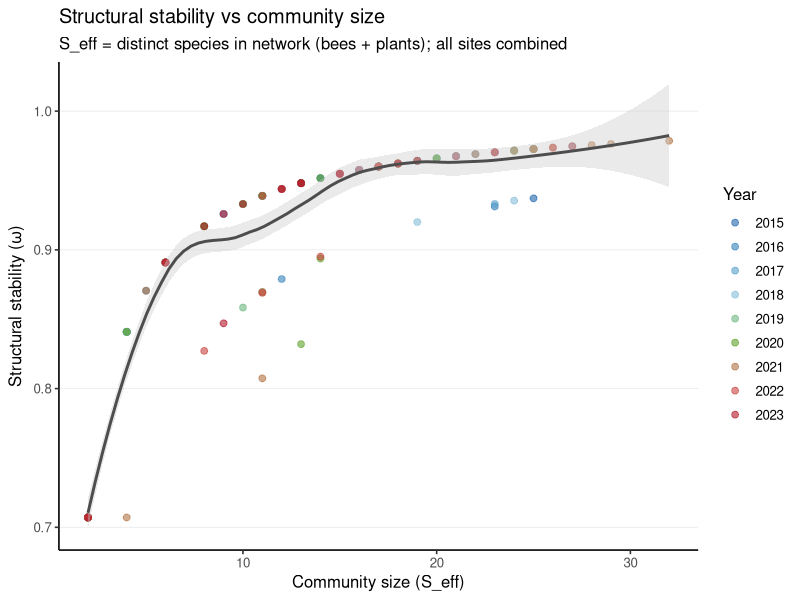
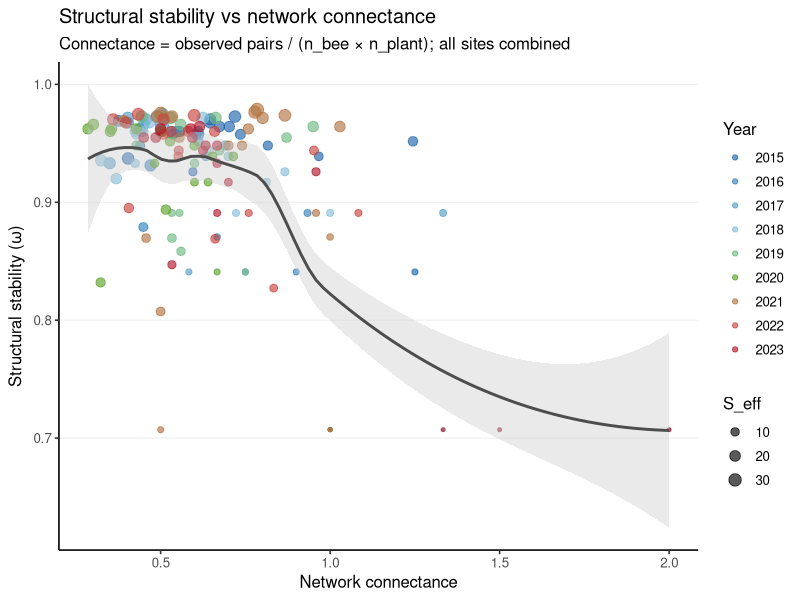
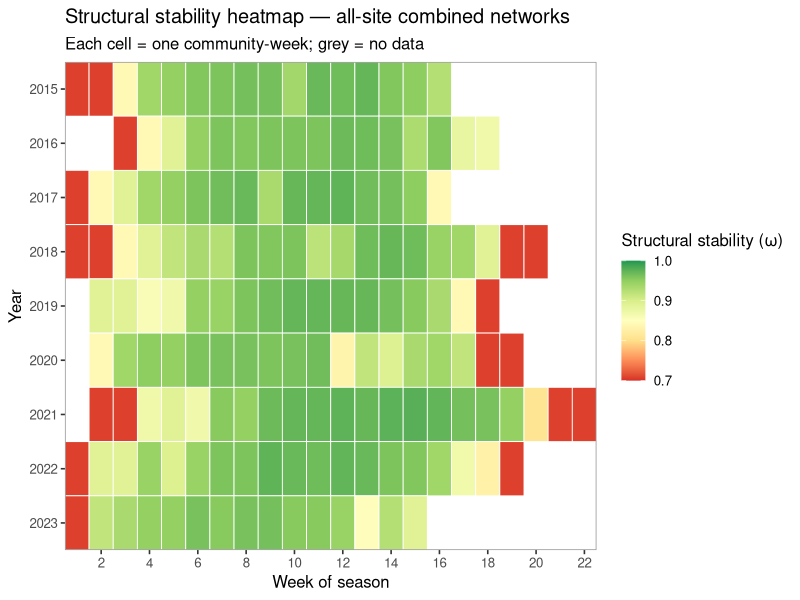
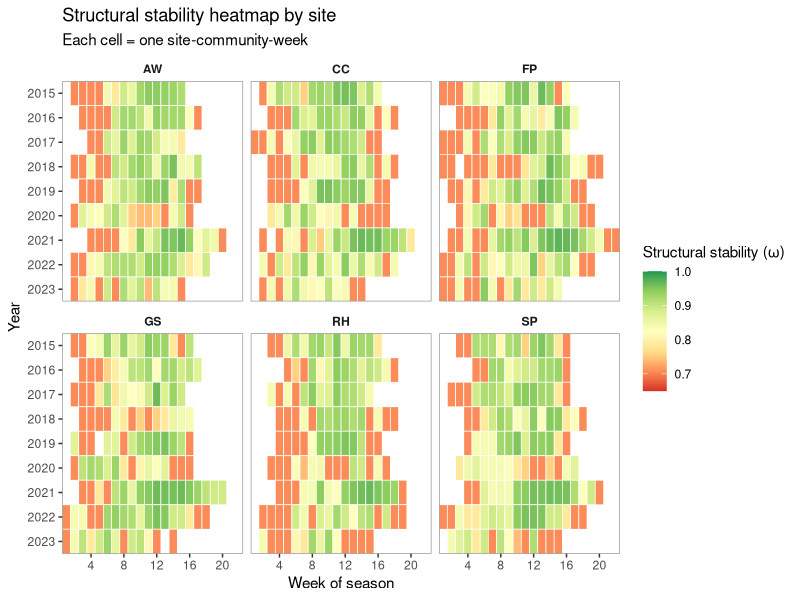
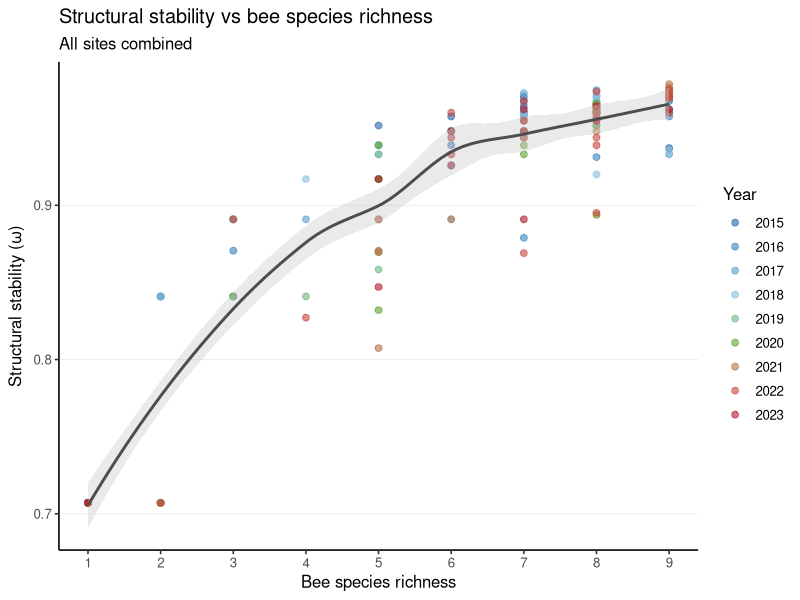
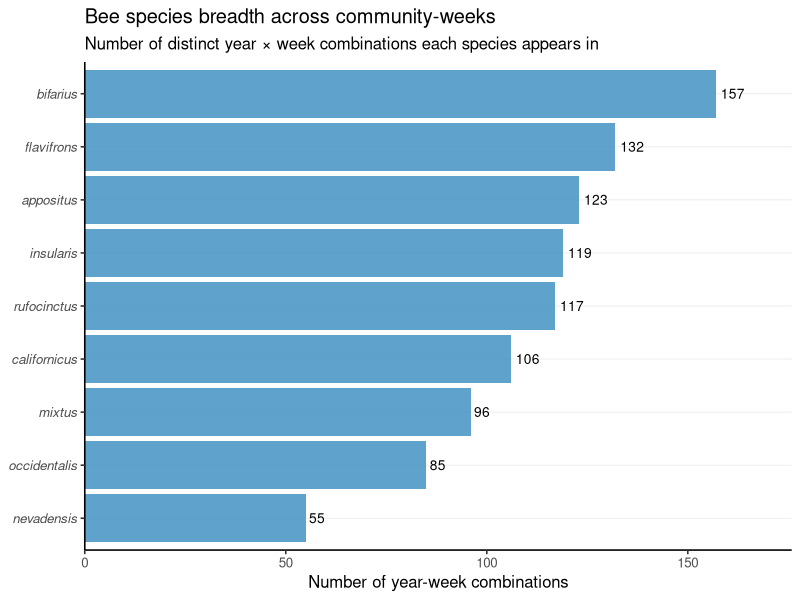
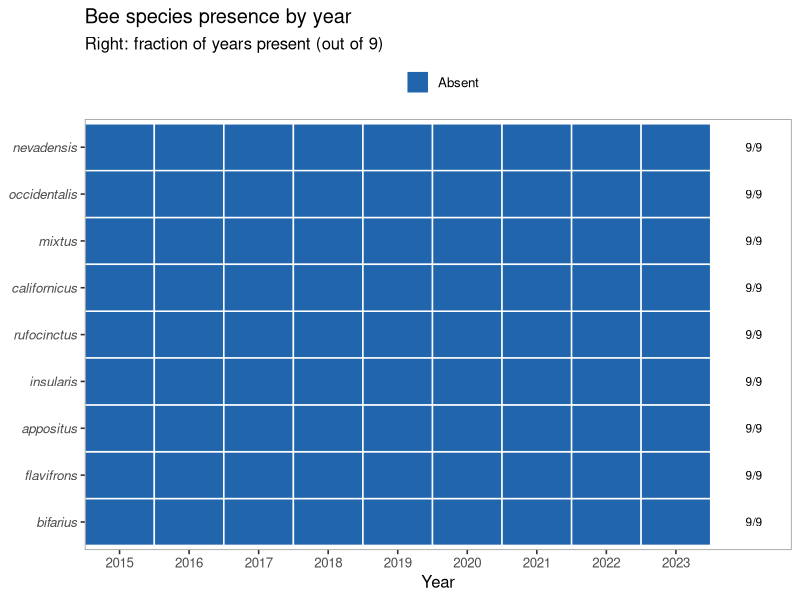
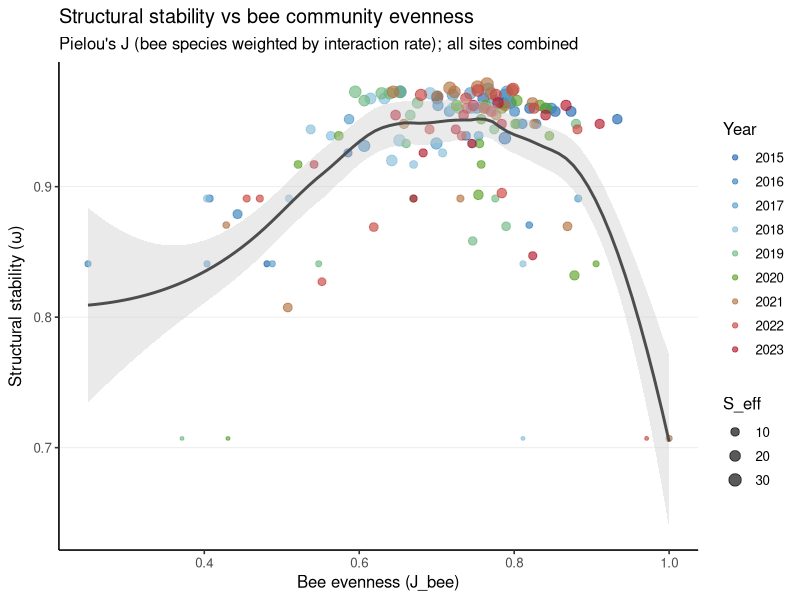

The R script that drew these images, in order:
# analysis/00_exploration/02_exploratory_omega.R
# Exploratory analyses relating ω to network structure, species composition,
# and temporal patterns. Not hypothesis-testing — these are for pattern discovery.
#
# Plots:
#   01_omega_vs_richness.png        — ω ~ community size (S_eff), loess by guild
#   02_omega_vs_connectance.png     — ω ~ connectance, colored by year
#   03_omega_heatmap.png            — week × year heatmap of ω (combined)
#   04_omega_heatmap_site.png       — week × year heatmap per site
#   05_omega_vs_bee_richness.png    — ω ~ bee species richness
#   06_omega_species_profiles.png   — per-bee-species contribution to community-weeks
#   07_peak_week_trend.png          — combined + site peak week vs year scatter
#   08_omega_vs_evenness.png        — ω ~ bee evenness (J_bee)
#   09_omega_vs_total_interactions.png — ω ~ total interaction rate
#   10_site_year_heatmap.png        — mean ω heatmap: site × year
#
# Inputs:  data/processed/omega_combined.csv
#          data/processed/omega_site.csv
#          data/processed/interactions_long.csv
# Outputs: figs/00_exploration/*.png

library(readr)
library(dplyr)
library(tidyr)
library(ggplot2)

omega_comb <- read_csv("data/processed/omega_combined.csv", show_col_types = FALSE)
omega_site <- read_csv("data/processed/omega_site.csv", show_col_types = FALSE) |>
  mutate(site = factor(site, levels = c("AW", "CC", "FP", "GS", "RH", "SP")))
interactions <- read_csv("data/processed/interactions_long.csv", show_col_types = FALSE)

dir.create("figs/00_exploration", showWarnings = FALSE, recursive = TRUE)

# ── Shared aesthetics ─────────────────────────────────────────────────────────

year_colors <- setNames(
  colorRampPalette(c("#2166ac", "#4393c3", "#92c5de", "#4dac26", "#d6604d", "#b2182b"))(9),
  as.character(2015:2023)
)

base_theme <- theme_classic(base_size = 12) +
  theme(
    panel.grid.major.y = element_line(color = "grey92", linewidth = 0.3),
    strip.background   = element_blank(),
    strip.text         = element_text(face = "bold", size = 10)
  )

omega_label <- expression(paste("Structural stability (", italic(omega), ")"))

# ── Build joined descriptor table ─────────────────────────────────────────────

shannon <- function(x) {
  p <- x / sum(x)
  p <- p[p > 0]
  -sum(p * log(p))
}

desc_site <- interactions |>
  group_by(site.code, year, week) |>
  summarise(
    n_bee          = n_distinct(species),
    n_plant        = n_distinct(plant.species),
    total_rate     = sum(interaction_rate),
    n_pairs        = n(),
    H_bee          = shannon(tapply(interaction_rate, species, sum)),
    .groups = "drop"
  ) |>
  mutate(
    J_bee       = if_else(n_bee > 1, H_bee / log(n_bee), NA_real_),
    connectance = n_pairs / (n_bee * n_plant)
  ) |>
  rename(site = site.code)

# Site-level omega joined with descriptors
omega_site_desc <- omega_site |>
  left_join(desc_site, by = c("site", "year", "week"))

# Combined-level descriptors (pooled across sites per year-week)
desc_comb <- interactions |>
  group_by(year, week) |>
  summarise(
    n_bee       = n_distinct(species),
    n_plant     = n_distinct(plant.species),
    total_rate  = sum(interaction_rate),
    n_pairs     = n(),
    H_bee       = shannon(tapply(interaction_rate, species, sum)),
    .groups = "drop"
  ) |>
  mutate(
    J_bee       = if_else(n_bee > 1, H_bee / log(n_bee), NA_real_),
    connectance = n_pairs / (n_bee * n_plant)
  )

omega_comb_desc <- omega_comb |>
  left_join(
    select(desc_comb, year, week, total_rate, H_bee, J_bee, connectance),
    by = c("year", "week")
  )

# ── 1. ω vs community size (S_eff) ───────────────────────────────────────────
# Are large communities more or less feasible than small ones?
# Expect ω to rise with S_eff then flatten; early/late-season small communities
# should anchor the lower left.

p1 <- ggplot(omega_comb, aes(x = S_eff, y = omega)) +
  geom_point(aes(color = factor(year)), size = 2, alpha = 0.6) +
  geom_smooth(method = "loess", se = TRUE, color = "grey30", fill = "grey80",
              linewidth = 1.0, span = 0.5) +
  scale_color_manual(values = year_colors, name = "Year") +
  labs(
    title    = "Structural stability vs community size",
    subtitle = "S_eff = distinct species in network (bees + plants); all sites combined",
    x        = "Community size (S_eff)",
    y        = omega_label
  ) +
  base_theme

ggsave("figs/00_exploration/02a_omega_vs_community_size.png",
       p1, width = 9, height = 5, dpi = 150)

# ── 2. ω vs connectance ───────────────────────────────────────────────────────
# More connected networks — does that help or hurt feasibility?

p2 <- ggplot(omega_comb_desc, aes(x = connectance, y = omega)) +
  geom_point(aes(color = factor(year), size = S_eff), alpha = 0.65) +
  geom_smooth(method = "loess", se = TRUE, color = "grey30", fill = "grey80",
              linewidth = 1.0, span = 0.6) +
  scale_color_manual(values = year_colors, name = "Year") +
  scale_size_continuous(range = c(1, 4), name = "S_eff") +
  labs(
    title    = "Structural stability vs network connectance",
    subtitle = "Connectance = observed pairs / (n_bee × n_plant); all sites combined",
    x        = "Network connectance",
    y        = omega_label
  ) +
  base_theme

ggsave("figs/00_exploration/02b_omega_vs_connectance.png",
       p2, width = 10, height = 5, dpi = 150)

# ── 3. Week × year heatmap (combined) ─────────────────────────────────────────
# The simplest full-data summary: every cell = one network.
# Reveals which year-weeks are missing and where the high-ω season core is.

heat_data <- omega_comb |>
  mutate(year = factor(year, levels = rev(2015:2023)))

p3 <- ggplot(heat_data, aes(x = week, y = year, fill = omega)) +
  geom_tile(color = "white", linewidth = 0.3) +
  scale_fill_distiller(palette = "RdYlGn", direction = 1,
                       limits = c(0.7, 1.0), oob = scales::squish,
                       name = omega_label) +
  scale_x_continuous(breaks = seq(2, 22, 2), expand = c(0, 0)) +
  scale_y_discrete(expand = c(0, 0)) +
  labs(
    title    = "Structural stability heatmap — all-site combined networks",
    subtitle = "Each cell = one community-week; grey = no data",
    x        = "Week of season",
    y        = "Year"
  ) +
  theme_classic(base_size = 12) +
  theme(
    legend.position  = "right",
    panel.border     = element_rect(fill = NA, color = "grey60"),
    axis.line        = element_blank()
  )

ggsave("figs/00_exploration/02c_omega_heatmap_combined.png",
       p3, width = 11, height = 5, dpi = 150)

# ── 4. Week × year heatmap per site ──────────────────────────────────────────

heat_site <- omega_site |>
  mutate(year_f = factor(year, levels = rev(2015:2023)))

p4 <- ggplot(heat_site, aes(x = week, y = year_f, fill = omega)) +
  geom_tile(color = "white", linewidth = 0.25) +
  facet_wrap(~ site, nrow = 2) +
  scale_fill_distiller(palette = "RdYlGn", direction = 1,
                       limits = c(0.65, 1.0), oob = scales::squish,
                       name = omega_label) +
  scale_x_continuous(breaks = seq(4, 22, 4), expand = c(0, 0)) +
  scale_y_discrete(expand = c(0, 0)) +
  labs(
    title    = "Structural stability heatmap by site",
    subtitle = "Each cell = one site-community-week",
    x        = "Week of season",
    y        = "Year"
  ) +
  theme_classic(base_size = 11) +
  theme(
    legend.position  = "right",
    panel.border     = element_rect(fill = NA, color = "grey60"),
    axis.line        = element_blank(),
    strip.background = element_blank(),
    strip.text       = element_text(face = "bold")
  )

ggsave("figs/00_exploration/02d_omega_heatmap_site.png",
       p4, width = 14, height = 7, dpi = 150)

# ── 5. ω vs bee species richness ──────────────────────────────────────────────

p5 <- ggplot(omega_comb_desc, aes(x = n_bee, y = omega)) +
  geom_point(aes(color = factor(year)), size = 2, alpha = 0.6) +
  geom_smooth(method = "loess", se = TRUE, color = "grey30", fill = "grey80",
              linewidth = 1.0, span = 0.6) +
  scale_color_manual(values = year_colors, name = "Year") +
  scale_x_continuous(breaks = 1:9) +
  labs(
    title    = "Structural stability vs bee species richness",
    subtitle = "All sites combined",
    x        = "Bee species richness",
    y        = omega_label
  ) +
  base_theme

ggsave("figs/00_exploration/02e_omega_vs_bee_richness.png",
       p5, width = 9, height = 5, dpi = 150)

# ── 6. Bee species presence across year-weeks ─────────────────────────────────
# Which species are present in most community-weeks? Shows who drives the networks.

bee_presence <- interactions |>
  distinct(year, week, species) |>
  count(species, name = "n_community_weeks") |>
  arrange(desc(n_community_weeks)) |>
  mutate(species = factor(species, levels = rev(species)))

p6 <- ggplot(bee_presence, aes(x = n_community_weeks, y = species)) +
  geom_col(fill = "#4393c3", alpha = 0.85) +
  geom_text(aes(label = n_community_weeks), hjust = -0.2, size = 3.5) +
  scale_x_continuous(expand = expansion(mult = c(0, 0.12))) +
  labs(
    title    = "Bee species breadth across community-weeks",
    subtitle = "Number of distinct year × week combinations each species appears in",
    x        = "Number of year-week combinations",
    y        = NULL
  ) +
  base_theme +
  theme(axis.text.y = element_text(face = "italic"))

ggsave("figs/00_exploration/02f_bee_species_presence.png",
       p6, width = 9, height = 5, dpi = 150)

# ── 7. Bee species occurrence grid ────────────────────────────────────────────
# Year × bee species grid — which species are present in each year?

bee_year <- interactions |>
  distinct(year, species) |>
  mutate(present = 1)

all_combos <- expand.grid(
  year    = 2015:2023,
  species = unique(interactions$species),
  stringsAsFactors = FALSE
)

bee_year_full <- left_join(all_combos, bee_year, by = c("year", "species")) |>
  mutate(
    present = replace_na(present, 0),
    species = factor(species, levels = bee_presence$species)  # order by breadth
  )

# Count years present per species
n_years_present <- bee_year_full |>
  group_by(species) |>
  summarise(n_years = sum(present), .groups = "drop")

bee_year_full <- left_join(bee_year_full, n_years_present, by = "species")

p7 <- ggplot(bee_year_full, aes(x = year, y = species, fill = factor(present))) +
  geom_tile(color = "white", linewidth = 0.5) +
  geom_text(data = n_years_present,
            aes(x = 2024, y = species, label = paste0(n_years, "/9")),
            hjust = 0, size = 3, inherit.aes = FALSE) +
  scale_fill_manual(values = c("0" = "grey90", "1" = "#2166ac"),
                    labels = c("Absent", "Present"),
                    name = "") +
  scale_x_continuous(breaks = 2015:2023, expand = expansion(mult = c(0, 0.07))) +
  labs(
    title    = "Bee species presence by year",
    subtitle = "Right: fraction of years present (out of 9)",
    x        = "Year",
    y        = NULL
  ) +
  theme_classic(base_size = 12) +
  theme(
    axis.text.y      = element_text(face = "italic"),
    panel.border     = element_rect(fill = NA, color = "grey60"),
    axis.line        = element_blank(),
    legend.position  = "top"
  )

ggsave("figs/00_exploration/02g_bee_species_by_year.png",
       p7, width = 11, height = 5, dpi = 150)

# ── 8. ω vs bee evenness (J_bee) ─────────────────────────────────────────────

p8 <- ggplot(omega_comb_desc |> filter(!is.na(J_bee)),
             aes(x = J_bee, y = omega)) +
  geom_point(aes(color = factor(year), size = S_eff), alpha = 0.65) +
  geom_smooth(method = "loess", se = TRUE, color = "grey30", fill = "grey80",
              linewidth = 1.0, span = 0.6) +
  scale_color_manual(values = year_colors, name = "Year") +
  scale_size_continuous(range = c(1, 4), name = "S_eff") +
  labs(
    title    = "Structural stability vs bee community evenness",
    subtitle = "Pielou's J (bee species weighted by interaction rate); all sites combined",
    x        = "Bee evenness (J_bee)",
    y        = omega_label
  ) +
  base_theme

ggsave("figs/00_exploration/02h_omega_vs_evenness.png",
       p8, width = 9, height = 5, dpi = 150)

# ── 9. ω vs total interaction rate ───────────────────────────────────────────

p9 <- ggplot(omega_comb_desc, aes(x = total_rate, y = omega)) +
  geom_point(aes(color = factor(year)), size = 2, alpha = 0.6) +
  geom_smooth(method = "loess", se = TRUE, color = "grey30", fill = "grey80",
              linewidth = 1.0, span = 0.6) +
  scale_color_manual(values = year_colors, name = "Year") +
  labs(
    title    = "Structural stability vs total interaction rate",
    subtitle = "Total interaction rate = sum of visits/min across all bee×plant pairs",
    x        = "Total interaction rate (visits / min)",
    y        = omega_label
  ) +
  base_theme

ggsave("figs/00_exploration/02i_omega_vs_total_rate.png",
       p9, width = 9, height = 5, dpi = 150)

# ── 10. Site × year heatmap of mean ω ─────────────────────────────────────────
# Which sites are most stable? Which years were outliers?

site_yr_mean <- omega_site |>
  group_by(site, year) |>
  summarise(mean_omega = mean(omega, na.rm = TRUE), .groups = "drop") |>
  mutate(year = factor(year, levels = rev(2015:2023)))

p10 <- ggplot(site_yr_mean, aes(x = site, y = year, fill = mean_omega)) +
  geom_tile(color = "white", linewidth = 0.5) +
  geom_text(aes(label = round(mean_omega, 2)), size = 3.2, color = "grey20") +
  scale_fill_distiller(palette = "RdYlGn", direction = 1,
                       limits = c(0.83, 0.96), oob = scales::squish,
                       name = expression(italic(omega))) +
  labs(
    title    = "Mean seasonal structural stability by site and year",
    subtitle = "Each cell = mean ω across all weeks in that site-year",
    x        = "Site",
    y        = "Year"
  ) +
  theme_classic(base_size = 12) +
  theme(
    panel.border    = element_rect(fill = NA, color = "grey60"),
    axis.line       = element_blank(),
    legend.position = "right"
  )

ggsave("figs/00_exploration/02j_site_year_omega_heatmap.png",
       p10, width = 8, height = 6, dpi = 150)

message("Done. Saved 10 exploratory omega plots to figs/00_exploration/.")
